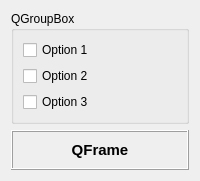
               <widget class="QWidget" name="widget_10" native="true">
                <property name="sizePolicy">
                 <sizepolicy hsizetype="Minimum" vsizetype="Minimum">
                  <horstretch>0</horstretch>
                  <verstretch>0</verstretch>
                 </sizepolicy>
                </property>
                <layout class="QVBoxLayout" name="verticalLayout_15">
                 <item>
                  <widget class="QGroupBox" name="groupBox_7">
                   <property name="title">
                    <string>QGroupBox</string>
                   </property>
                   <layout class="QVBoxLayout" name="verticalLayout_7">
                    <item>
                     <widget class="QCheckBox" name="checkBox_3">
                      <property name="text">
                       <string>Option 1</string>
                      </property>
                     </widget>
                    </item>
                    <item>
                     <widget class="QCheckBox" name="checkBox_4">
                      <property name="text">
                       <string>Option 2</string>
                      </property>
                     </widget>
                    </item>
                    <item>
                     <widget class="QCheckBox" name="checkBox_5">
                      <property name="text">
                       <string>Option 3</string>
                      </property>
                     </widget>
                    </item>
                   </layout>
                  </widget>
                 </item>
                 <item>
                  <widget class="QFrame" name="frame_8">
                   <property name="frameShape">
                    <enum>QFrame::Box</enum>
                   </property>
                   <property name="frameShadow">
                    <enum>QFrame::Raised</enum>
                   </property>
                   <layout class="QVBoxLayout" name="verticalLayout_8">
                    <item>
                     <widget class="QLabel" name="label_7">
                      <property name="sizePolicy">
                       <sizepolicy hsizetype="Preferred" vsizetype="Fixed">
                        <horstretch>0</horstretch>
                        <verstretch>0</verstretch>
                       </sizepolicy>
                      </property>
                      <property name="text">
                       <string>&lt;!DOCTYPE HTML PUBLIC &quot;-//W3C//DTD HTML 4.0//EN&quot; &quot;http://www.w3.org/TR/REC-html40/strict.dtd&quot;&gt;
&lt;html&gt;&lt;head&gt;&lt;meta name=&quot;qrichtext&quot; content=&quot;1&quot; /&gt;&lt;style type=&quot;text/css&quot;&gt;
p, li { white-space: pre-wrap; }
&lt;/style&gt;&lt;/head&gt;&lt;body style=&quot; font-family:'Cantarell'; font-size:11pt; font-weight:400; font-style:normal;&quot;&gt;
&lt;p style=&quot; margin-top:0px; margin-bottom:0px; margin-left:0px; margin-right:0px; -qt-block-indent:0; text-indent:0px;&quot;&gt;&lt;span style=&quot; font-weight:600;&quot;&gt;QFrame&lt;/span&gt;&lt;/p&gt;&lt;/body&gt;&lt;/html&gt;</string>
                      </property>
                      <property name="alignment">
                       <set>Qt::AlignCenter</set>
                      </property>
                     </widget>
                    </item>
                   </layout>
                  </widget>
                 </item>
                </layout>
               </widget>
